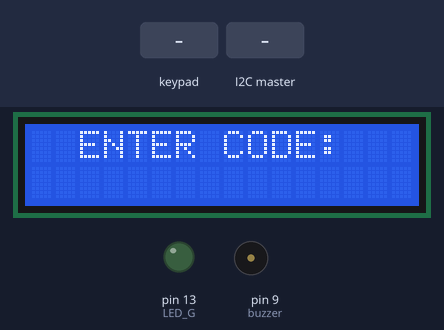
The sketch below on a simulated Arduino Uno, built with avr-gcc and run on an emulated ATmega328P. On the bench: 16×2 character LCD, output pins drawn as LEDs (lit = HIGH), buzzer (waves = sounding). The inputs (shaded band) are chosen by the test bench. Pins used as bus, display or sensor lines are not drawn; what the sketch prints to the serial monitor is not drawn.

Above: at 1.2 s.
1.3 s: keypad keys 9 9 9 9 # pressed 0.4 s apart
At 2.8 s:
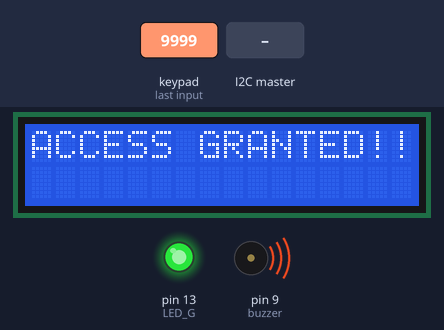
6.0 s: keypad keys 9 9 9 9 * pressed 0.4 s apart
At 9.2 s:
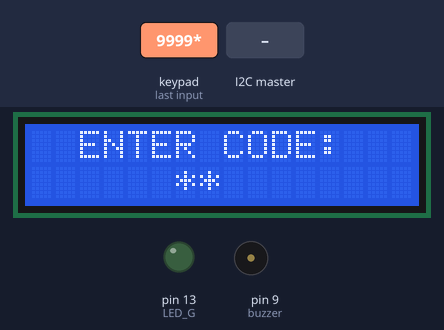
9.5 s: key '*' pressed
At 10.5 s:
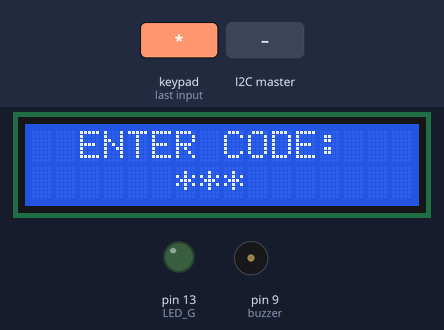
11.0 s: the I2C master sends the byte 1
At 12.0 s:
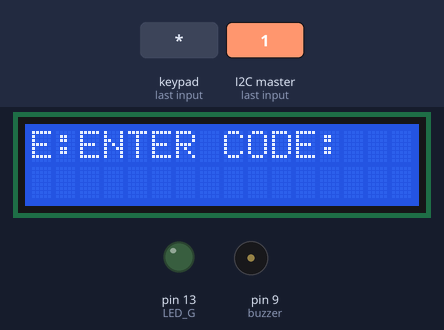
12.5 s: the I2C master sends the byte 0
At 13.2 s:
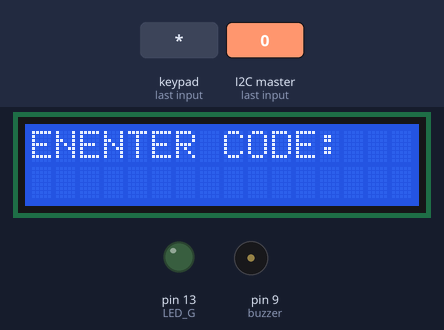
14.0 s: keypad keys 2 3 4 # pressed 0.4 s apart
At 16.7 s:
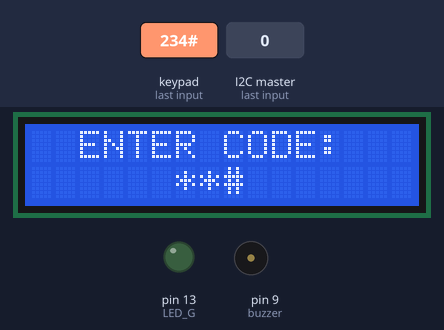
Timing chart, 0 to 18.1 s (numbered marks = the images above; inputs shaded):
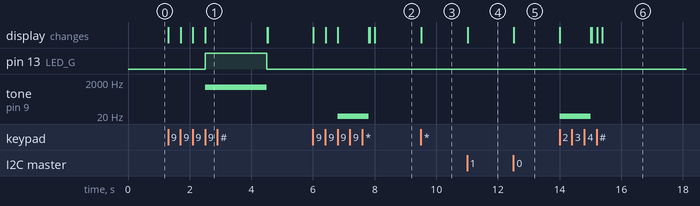

The sketch:

FINAL_PROJECT.ino
```cpp
//---------------------------------------------------------------------------------------------------------------------------------------------------------------------------------
//---------------------------------------------------------------------------------------------------------------------------------------------------------------------------------
//  Jhon Nunez - 650243534
//  Christian Dominguez - 677492330
//
//  FINAL PROJECT - SMART LOCK
//  Description -
//
//  Assumptions:
//
//
//
//
//
//  References:
//    Keyboard - https://playground.arduino.cc/Main/KeypadTutorial
//
//
//
//
//---------------------------------------------------------------------------------------------------------------------------------------------------------------------------------
//---------------------------------------------------------------------------------------------------------------------------------------------------------------------------------
// Defines LED, Buzzer and LCD
#include <LiquidCrystal.h>
#include <Keypad.h> //include keypad library - first you must install library (library link in the video description)
#include <Wire.h>

#define LED_G 13
//#define LED_R 12
#define LOCK 11
#define buzzer 9
const int PowerPin = 10;

const byte rows = 4;  //number of the keypad's rows
const byte cols = 3;  //number of the keypad's columns

char keyMap [rows][cols] = { //define the buttons of the keypad

  {'1', '2', '3'},
  {'4', '5', '6'},
  {'7', '8', '9'},
  {'*', '0', '#'}

};
byte rowPins[rows] = {5, 6, 7, 8}; //connect to the row pinouts of the keypad
byte colPins[cols] = {2, 3, 4}; //connect to the column pinouts of the keypad

Keypad myKeypad = Keypad( makeKeymap(keyMap), rowPins, colPins, rows, cols);

//Initialize the library by associating any needed LCD interface pin with the arduino pin number it is connected to
//LiquidCrystal lcd (A0, A1, A2, A3, A4, A5); // pins of the LCD. (RS, EN, D4, D5, D6, D7)
LiquidCrystal lcd (A0, A1, A2, A3, 12, 11); // pins of the LCD. (RS, EN, D4, D5, D6, D7)


char mystr[10]; //Initialized variable to store recieved data


void setup() {
  pinMode(LED_G, OUTPUT);     // Initialize green LED
  //pinMode(LED_R, OUTPUT);     // Initialize red LED
  pinMode(LOCK, OUTPUT);      // Initialize Lock
  pinMode(buzzer, OUTPUT);    // Initialize Buzzer
  lcd.begin(16, 2);           // Initialize LCD
  pinMode(PowerPin, OUTPUT);
  Serial.begin(9600);         // Serial
  Wire.begin(8);
  Wire.onReceive(receiveEvent);
}

int codeStartX = 6;
int posX = codeStartX;
int ACCESS = 0;
String key_combination = "9999";
String input;
String str;

void loop() {

  //Serial.readBytes(mystr,4); //Read the serial data and store in var

  if (Serial.available() > 0){
    Serial.println(Serial.read());
  }


  //Display default message
  lcd.setCursor(2,0);
  lcd.print("ENTER CODE:");

  char key = myKeypad.getKey(); //define which key is pressed with getKey

  if ( str.equals(key_combination) ){//button pressed
    lcd.clear();
    Serial.println(str);
    grantACCESS();
    lcd.clear();
  }


  if (key != NO_KEY){


    if (posX == codeStartX + 3){//only 4 inputs

      input += key;     //test
      Serial.println(input);    //test input string


      if (input.equals(key_combination)){//if input is equals to
        ACCESS = 1;
      }


      //print last character
      lcd.setCursor(posX-1,1);
      lcd.print("*");
      lcd.setCursor(posX,1);
      lcd.print(key);

      if (ACCESS == 1){//if key combination is correct******
        lcd.clear();
        grantACCESS();
        lcd.clear();

      }
      else {//Try again
        lcd.clear();

        lcd.setCursor(3,0);
        lcd.print("TRY AGAIN!");
        posX = codeStartX; //reset position


        input = ""; //clear input

        //Turn on red LED
        //digitalWrite(LED_R,HIGH);
        tone(buzzer, 1); //send low sound singnal
        delay(1000);    //one second
        noTone(buzzer); //turn buzzer off
        //digitalWrite(LED_R,LOW);

        lcd.clear();
      }
    }
    else {

      input += key;     //test
      Serial.println(input);    //test input string

      if (posX > codeStartX){
        lcd.setCursor(posX-1,1);
        lcd.print("*");
      }

      lcd.setCursor(posX,1);
      lcd.print(key);
      posX++;

    }


  }


}

void grantACCESS(){

        lcd.clear();

        lcd.setCursor(0,0);
        lcd.print("ACCESS GRANTED!!");


        posX = codeStartX; //reset position
        input = ""; //clear input

        digitalWrite(PowerPin, HIGH);

        //Turn on green LED
        digitalWrite(LED_G, HIGH);
        tone(buzzer, 1000); //send 1KHz sound singnal
        delay(2000);    //one second
        noTone(buzzer); //turn buzzer off
        digitalWrite(LED_G, LOW);

        digitalWrite(PowerPin, LOW);


        lcd.clear();
        ACCESS = 0;  //reset ACCESS
        str = ""; //clear str
}

void receiveEvent(int howMany) {
  //str = "";
  lcd.clear();
  while (0 < Wire.available()) { // loop through all but the last

    char c = Wire.read(); // receive byte as a character
    str += c;
  }
  lcd.clear();

}
```

Measured:
- after the input at 1.3 s, pin 13 (LED_G): LOW → HIGH after 1.2 s, → LOW 2.0 s later; tone on pin 9 (buzzer): silent → 1000 Hz after 1.2 s, → silent 2.0 s later; the display: first changes at once (image 1 shows a later state)
- after the input at 6.0 s, tone on pin 9 (buzzer): silent → 1 Hz after 0.81 s, → silent 1.0 s later; the display: first changes at once (image 2 shows a later state)
- after the input at 9.5 s, the display: changes at once (image 3)
- after the input at 11.0 s, the display: first changes at once (image 4 shows a later state)
- after the input at 12.5 s, the display: first changes at once (image 5 shows a later state)
- after the input at 14.0 s, tone on pin 9 (buzzer): silent → 1 Hz at once, → silent 1.0 s later; the display: first changes at once (image 6 shows a later state)
